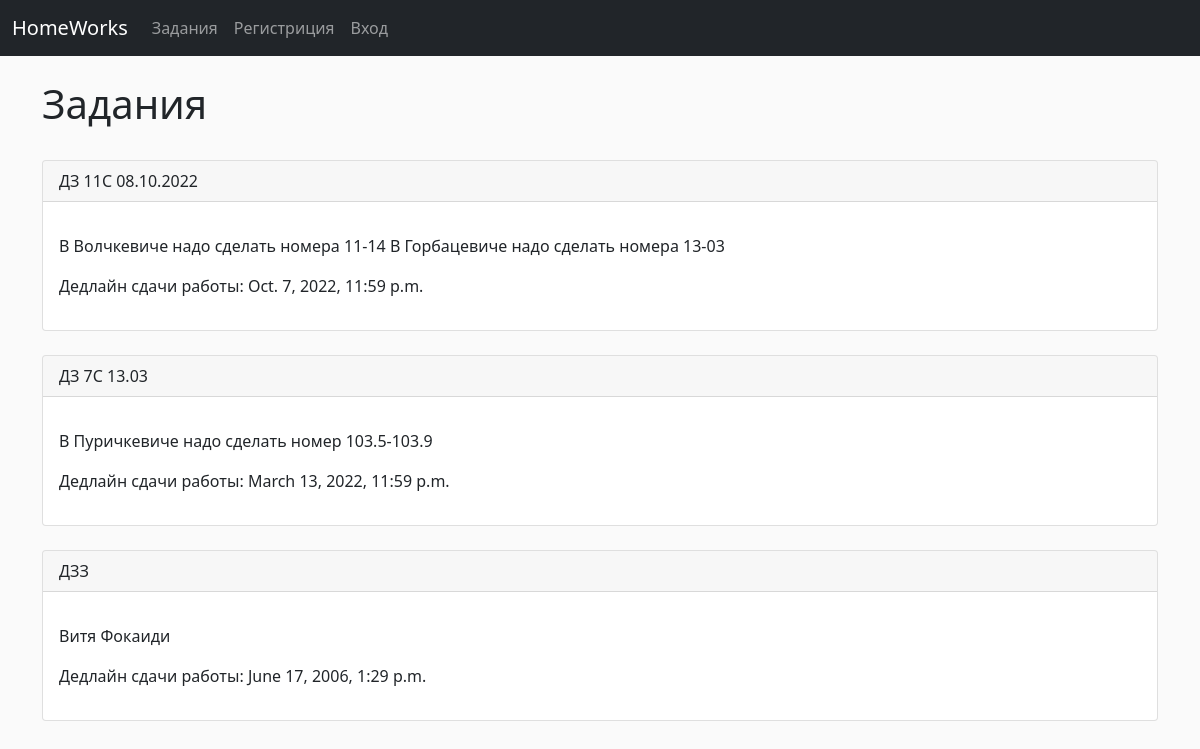
The page /tasks on the database its author committed.
### works/models.py (models this page shows)
class Task(models.Model):
	name = models.CharField('Название работы', max_length=120)
	description = models.TextField(blank=True)
	deadline = models.DateTimeField('Дедлайн сдачи работы')
	def __str__(self):
		return self.name

### works/views.py (the view)
# urls.py: path('tasks', views.all_tasks, name="all-tasks"),
def all_tasks(request):
    tasks_list = Task.objects.all()
    return render(request, 'works/tasks_list.html', {'tasks_list': tasks_list, 'empty': str(len(tasks_list))})

### works/templates/works/tasks_list.html (shortened to what this page needs)
{% extends 'works/base.html' %}
{% block content %}
	<h1>Задания</h1>
	<br/>
	{% for task in tasks_list  %}
		<div class="card">
			<div class="card-header">
				{{ task }}
			</div>
			<div class="card-body">
				<p class="card-text">
					<p>{{ task.description }}</p>
					<p>Дедлайн сдачи работы: {{ task.deadline }}</p>
				</p>
			</div>
		</div>
		<br/>
	{% endfor %}
	<br/>
{% endblock %}

### works/templates/works/base.html (shortened to what this page needs)
<!doctype html>
<html lang="en">
  <head>
    <link href="https://cdn.jsdelivr.net/npm/bootstrap@5.0.2/dist/css/bootstrap.min.css" rel="stylesheet">
  </head>
  <body>
    {% include 'works/navbar.html' %}
    <br/>
    <div class="container">
	    {% block content %}
	    {% endblock %}
    </div>
  </body>
</html>

### works/templates/works/navbar.html (shortened to what this page needs)
<nav class="navbar navbar-expand-lg navbar-dark bg-dark">
  <div class="container-fluid">
	  <a class="navbar-brand" href="{% url 'home'  %}">HomeWorks</a>
    <div class="collapse navbar-collapse" id="navbarSupportedContent">
      <ul class="navbar-nav me-auto mb-2 mb-lg-0">
        <li class="nav-item">
          <a class="nav-link" href="{% url 'all-tasks'%}">Задания</a>
        </li>
        {% if user.is_authenticated %}
          {% if user.is_superuser %}
          <li class="nav-item">
            <a class="nav-link" href="{% url 'show-works'%}">Все работы</a>
          </li>
          <li class="nav-item">
            <a class="nav-link" href="{% url 'add-task'%}">Добавить задание</a>
          </li>
          {% else %}
          <li class="nav-item">
            <a class="nav-link" href="{% url 'show-works'%}">Мои работы</a>
          </li>
          {% endif %}
          <li class="nav-item">
            <a class="nav-link" href="{% url 'logout' %}">Выйти</a>
          </li>
        {% else %}
          <li class="nav-item">
            <a class="nav-link" href="{% url 'register-user' %}">Регистриция</a>
          </li>
          <li class="nav-item">
            <a class="nav-link" href="{% url 'login' %}">Вход</a>
          </li>
        {% endif %}
      </ul>
    </div>
  </div>
</nav>

### works/templates/works/base.html (style rules this page uses)
body { background: #fafafa; }

### rows shown on the page
Task: name "ДЗ 11С 08.10.2022", description "В Волчкевиче надо сделать номера 11-14 В Горбацевиче надо сделать номера 13-03", deadline "Oct. 7, 2022, 11:59 p.m."
Task: name "ДЗ 7С 13.03", description "В Пуричкевиче надо сделать номер 103.5-103.9", deadline "March 13, 2022, 11:59 p.m."
Task: name "ДЗЗ", description "Витя Фокаиди", deadline "June 17, 2006, 1:29 p.m."
